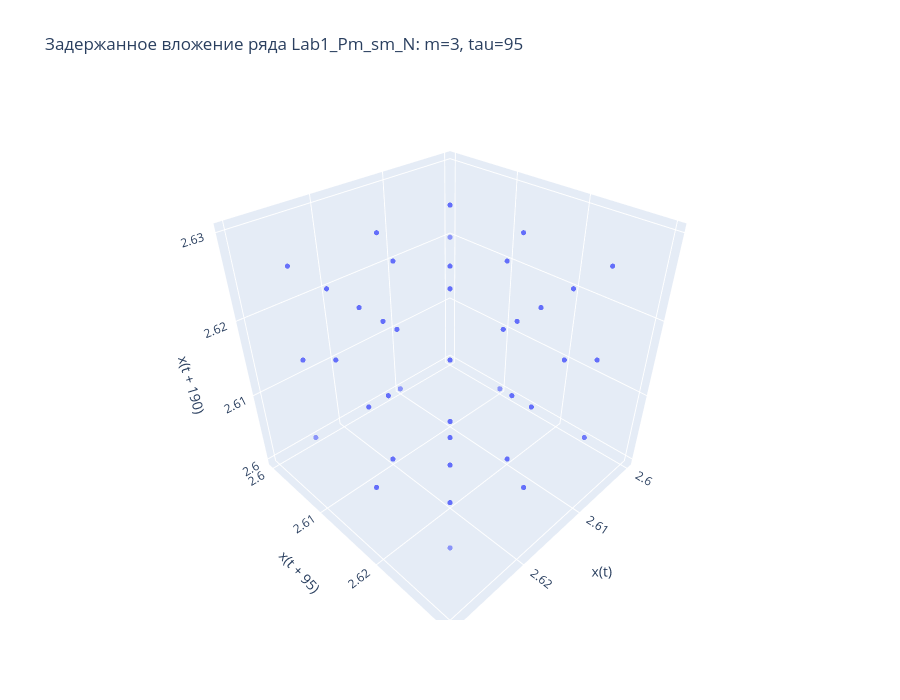

Notebook code for this chart:
### Code cell
import plotly.graph_objects as go

fig = go.Figure()

fig.add_trace(
    go.Scatter3d(
        x=X_embedded[:, 0],
        y=X_embedded[:, 1],
        z=X_embedded[:, 2],
        mode="markers",
        marker=dict(
            size=3,
            opacity=0.7
        )
    )
)

fig.update_layout(
    title=f"Задержанное вложение ряда {selected_col}: m={m}, tau={tau}",
    scene=dict(
        xaxis_title="x(t)",
        yaxis_title=f"x(t + {tau})",
        zaxis_title=f"x(t + {2 * tau})"
    ),
    width=900,
    height=700
)

fig.show()

### Figure 1 — Plotly figure (JSON) as saved in the notebook; plotly's stock layout.template omitted (floating-point values rounded to 4 significant figures; data arrays with more than 128 entries replaced by an {"elided": "..."} marker saying what was removed)
{"data": [{"marker": {"opacity": 0.7, "size": 3}, "mode": "markers", "type": "scatter3d", "x": {"elided": "1249 float values"}, "y": {"elided": "1249 float values"}, "z": {"elided": "1249 float values"}}], "layout": {"height": 700, "scene": {"xaxis": {"title": {"text": "x(t)"}}, "yaxis": {"title": {"text": "x(t + 95)"}}, "zaxis": {"title": {"text": "x(t + 190)"}}}, "title": {"text": "Задержанное вложение ряда Lab1_Pm_sm_N: m=3, tau=95"}, "width": 900}}
